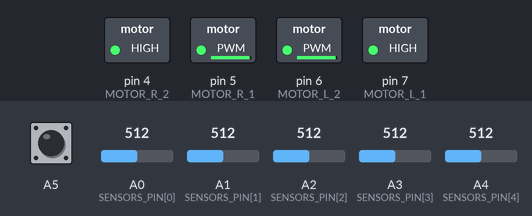
Recording of a sketch running on a simulated Arduino Uno, built with avr-gcc and run on an emulated ATmega328P. Shown: switched loads named in the sketch (green lamp = pin HIGH). The test bench sets the inputs (shaded band); at power-on: A0 (SENSORS_PIN[0]) = 512, A1 (SENSORS_PIN[1]) = 512, A2 (SENSORS_PIN[2]) = 512, A3 (SENSORS_PIN[3]) = 512, A4 (SENSORS_PIN[4]) = 512, A5 HIGH. What the sketch prints to the serial monitor is not drawn. At 1.8 s the program stops and its outputs stay as they are.

Above: at 1.8 s.
Timing chart, 0 to 3.3 s (numbered marks = the images above):
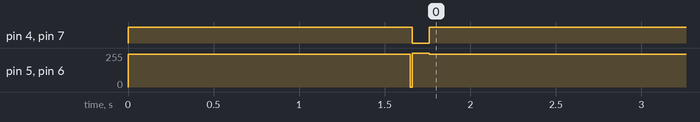

Measured:
- by itself, pin 4 (MOTOR_R_2), pin 7 (MOTOR_L_1): HIGH → LOW at 1.7 s, → HIGH 0.10 s later
- by itself, pin 5 (MOTOR_R_1), pin 6 (MOTOR_L_2): 245/255 → 255/255 at 1.7 s, → 245/255 0.11 s later

The sketch:

UNO-robocar-4-wheels.ino
```cpp
#define MOTOR_L_1 7
#define MOTOR_L_2 6
#define MOTOR_R_1 5
#define MOTOR_R_2 4

const uint8_t SENSORS_PIN[] = { A0, A1, A2, A3, A4 };
uint16_t sensor_max[] = {500,500,500,500,500};
uint16_t sensor_min[] = {50,50,50,50,50};

float Kp = 100;
float Ki = 0.0002;
float Kd = 0;
int P;
int I;
int D;
int PIDValue = 0;
float error = 0;
int lastError = 0;
int isRunning = 1;
bool isNoLine = false;

const uint8_t maxspeeda = 255;
const uint8_t maxspeedb = 255;
const uint8_t minspeeda = 10;
const uint8_t minspeedb = 10;

void setup() {
  // setup motor
  pinMode(MOTOR_L_1, OUTPUT);
  pinMode(MOTOR_L_2, OUTPUT);
  pinMode(MOTOR_R_1, OUTPUT);
  pinMode(MOTOR_R_2, OUTPUT);
  pinMode(A5, INPUT);

  // setup sensors
  for (auto sensorPin : SENSORS_PIN) {
    pinMode(sensorPin, INPUT);
  }
  Serial.begin(115200);
  calibrate();
  delay(100);
  // for (auto mx : sensor_max){
  //   Serial.print(mx);
  //   Serial.print(' ');
  // }
  // Serial.println(' ');
  // for (auto mx : sensor_min){
  //   Serial.print(mx);
  //   Serial.print(' ');
  // }
  // Serial.println(' ');
  // set_motor(0,0);
  // while(1){
  //   read_sensors();
  //   for (auto mx : SENSORS_PIN){
  //     Serial.print(analogRead(mx));
  //     Serial.print(' ');
  //   }
  //   Serial.println();
  //   delay(50);
  // };
}

bool stoped = 0;
long last = -2000;
long last_state = 1;
void loop() {
  // set_motor(200, 200);
  // delay(1000);
  // set_motor(-200, 200);
  // while(1);
  // set_motor(50,50);
  while (isRunning) {
    if (last_state == 1 && digitalRead(A5) == 0) last = millis();
    last_state = digitalRead(A5);


    if (millis() - last < 2000){
      int speed = millis() - last;
      speed = constrain(speed, 0, 500);
      speed = map(speed, 0, 500, 50, 255);
      set_motor(speed,speed);
    } else {
      last_state = 1;
      read_sensors();
      caculate_pid();
      motor_control();
    }
    delay(10);
  }
  if (stoped == 0){
    set_motor(-255, -255);
    delay(100);
    stoped = 1;
    set_motor(0, 0);
    while (1){

    }
  }


}

void calibrate(){
  set_motor(0,0);
  for (int i = 0; i < 1000; i++){
    delay(1);
    for (int i = 0; i < 5; i++){
      int value = analogRead(SENSORS_PIN[i]);
      sensor_max[i] = max(sensor_max[i], value);
      sensor_min[i] = min(sensor_min[i], value);
    }
  }
}

void read_sensors() {
  String sensorArray = "";
  int sumSensor = 0;
  for (int i = 0; i < 5; i++) {
    int value = analogRead(SENSORS_PIN[i]);
    char cval = value > (sensor_max[i] - sensor_min[i])/5*1 + sensor_min[i] ? '1' : '0';
    sensorArray += cval;
  }
  if (sumSensor > 0){
    isNoLine = false;
  }else{
    isNoLine = true;
  }
  Serial.println(sensorArray);

  if (sensorArray == "00001") error = 5;
  else if (sensorArray == "00111") error = 4;
  else if (sensorArray == "00011") error = 3;
  else if (sensorArray == "00010") error = 2;
  else if (sensorArray == "00110") error = 1;
  else if (sensorArray == "00100") error = 0;
  else if (sensorArray == "01110") error = 0;
  else if (sensorArray == "01100") error = -1;
  else if (sensorArray == "01000") error = -2;
  else if (sensorArray == "11000") error = -3;
  else if (sensorArray == "11100") error = -4;
  else if (sensorArray == "10000") error = -5;
  else if (sensorArray == "00000"){
    if (error > 0) error = 6;
    else error = -6;
  }
   else if (sensorArray == "11111" || sensorArray == "10101" ) {
    isRunning = 0;
  }
  // error = -error;
}

void caculate_pid() {
  P = error;
  if (abs(error) < 6)
  I = I + Ki*error;
  D = error - lastError;
  PIDValue = Kp * P + I + Kd * D;
  lastError = error;
  // Serial.println(PIDValue);

}


void set_motor(int speedA, int speedB) {
  speedA = -speedA;
  if (speedA > 0){
    speedA = constrain(speedA, minspeeda, 255);
    digitalWrite(MOTOR_R_2, LOW);
    analogWrite(MOTOR_R_1, speedA);
  } else{
    speedA = constrain(speedA, -255, -minspeeda);
    digitalWrite(MOTOR_R_2, HIGH);
    analogWrite(MOTOR_R_1,255 + speedA);
  }
  speedB = -speedB;
  if (speedB > 0){
    speedB = constrain(speedB, minspeedb, 255);
    digitalWrite(MOTOR_L_1, LOW);
    analogWrite(MOTOR_L_2, speedB);
  } else{
    speedB = constrain(speedB, -255, -minspeedb);
    digitalWrite(MOTOR_L_1, HIGH);
    analogWrite(MOTOR_L_2, 255 + speedB);
  }
}

void motor_control() {
  if (error < 0)
    set_motor(maxspeeda , maxspeedb + PIDValue);
  else
    set_motor(maxspeeda - PIDValue, maxspeedb );
}
```
